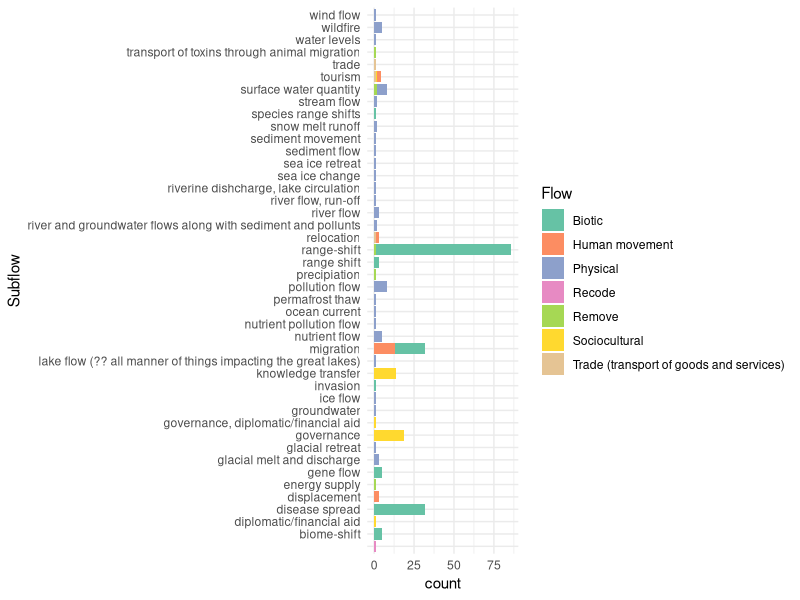

The R source for this figure: (Note: this script raises an error after producing the figure.)

library("readxl")
library("tidyverse")
data <- read_excel("data/data_cleaning/reshaped_3_drivers_Mar3_interventions.xlsx", sheet = "combined_coding")
df1 <- read.csv('data/006_output_recoded.csv')
levels(factor(df1$X2.1.Flow.Type))
data_selected <- data %>% select(ID_DOI_by_Flow, Response.Text, final.codes, Response.Mentioned.) %>% rename(intervention.text = Response.Text,intervention.codes=final.codes,Response.Mentioned.verified = Response.Mentioned.)
merged_df <- df1 %>% left_join(data_selected, by = "ID_DOI_by_Flow") %>% 
mutate(Response.Mentioned.=ifelse(!is.na(Response.Mentioned.verified),Response.Mentioned.verified,Response.Mentioned.)) %>% 
dplyr::select(-Response.Mentioned.verified)
glimpse(merged_df)
## Add new column 
# [41] "disease detection; disease prevention; control; public outreach, awareness, and education"
levels(factor(merged_df$intervention.codes))
unique_interventions <- merged_df %>%
  tidyr::separate_rows(intervention.codes, sep = ";\\s*") %>%
  distinct(intervention.codes) %>%
  filter(intervention.codes != "" & intervention.codes != "NA") %>%
  arrange(intervention.codes) # Sort the interventions alphabetically

# Print the cleaned list of interventions
print(unique_interventions, n=200)
interventions_vector <- unique_interventions$intervention.codes

fleshed_df <- merged_df

# Iterate over each intervention and create a new column
for (intervention in interventions_vector) {
  fleshed_df <- fleshed_df %>%
    mutate(!!sym(intervention) := as.integer(str_detect(intervention.codes, fixed(intervention))))
}


fleshed_df <- fleshed_df %>%
  rename_with(~paste("intervention:", .x),
              .cols = interventions_vector)

glimpse(fleshed_df)


fleshed_df <- fleshed_df %>%
  mutate(X2.2.Subtype = tolower(X2.2.Subtype))  %>% 
  filter(Citation!="Sivakumar, B.; 2011; Hydrological Sciences Journal")

write.csv(fleshed_df,'data/007_output_interventions.csv')


fleshed_df_g <-  fleshed_df %>% group_by(X2.1.Flow.Type,X2.2.Subtype) %>% 
mutate(count=n())
glimpse(fleshed_df_g)



fleshed_df_g$X2.2.Subtype <- factor(fleshed_df_g$X2.2.Subtype, levels = sort(unique(fleshed_df_g$X2.2.Subtype)))
ggplot(fleshed_df_g, aes(y=X2.2.Subtype,fill=X2.1.Flow.Type))+
geom_bar() + 
theme_minimal() +   
scale_fill_brewer(palette = "Set2") + 
labs(x = "count",y="Subflow",fill="Flow")









fleshed_df <- fleshed_df %>% filter(X2.1.Flow.Type %notin% c("Remove","Recode"))

# We'll gather only the intervention columns
intervention_data <- fleshed_df %>%
  pivot_longer(
    cols = starts_with("intervention:"),
    names_to = "intervention",
    values_to = "value"
  ) %>%
  filter(value == 1) %>%  # Keep only rows where intervention is applied
  group_by(X2.1.Flow.Type, intervention) %>%
  summarise(count = n(), .groups = 'drop')  # Count each intervention per flow type

#### FUNCTIONING PLOTS - DO NOT ERASE

# ggplot(intervention_data, aes(x = X2.1.Flow.Type, y = count, fill = intervention)) +
#   geom_bar(stat = "identity", position = position_dodge()) +  # Use dodge to group bars
#   theme_minimal() +
#   labs(
#     title = "Intervention Frequency by Flow Type",
#     x = "Flow Type",
#     y = "Count of Interventions",
#     fill = "Intervention"
#   ) +
#   theme(axis.text.x = element_text(angle = 45, hjust = 1))  # Rotate x-axis labels for better visibility
# library(tidyverse)

# # Gather the intervention columns and convert to long format
# intervention_data <- fleshed_df %>%
#   pivot_longer(
#     cols = starts_with("intervention:"),
#     names_to = "intervention",
#     values_to = "value"
#   ) %>%
#   filter(value == 1) %>%  # Consider only cases where the intervention is applied
#   group_by(X2.1.Flow.Type, intervention) %>%
#   summarise(count = n(), .groups = 'drop')  # Count each intervention per flow type

# Create a complete grid to fill in missing combinations with zeros
intervention_matrix <- expand_grid(
  X2.1.Flow.Type = unique(fleshed_df$X2.1.Flow.Type),
  intervention = unique(intervention_data$intervention)
) %>%
  left_join(intervention_data, by = c("X2.1.Flow.Type", "intervention")) %>%
  replace_na(list(count = 0))  # Replace NA values with zero

  glimpse(intervention_matrix)
  intervention_matrix$intervention <- sub("^intervention: ", "", intervention_matrix$intervention)

ggplot(intervention_matrix, aes(x = intervention, y = X2.1.Flow.Type, fill = count)) +
  geom_tile() +  # Use geom_tile() for heatmap squares
  scale_fill_gradient(low = "white", high = "steelblue", name = "Count") +
  theme_minimal() +
  labs(
    title = "Heatmap of Interventions by Flow Type",
    x = "Intervention",
    y = "Flow Type"
  ) +
  theme(axis.text.x = element_text(angle = 45, hjust = 1, vjust = 1))  # Rotate x-axis labels for better readability





# Create a complete grid to fill in missing combinations with zeros



glimpse(fleshed_df)
